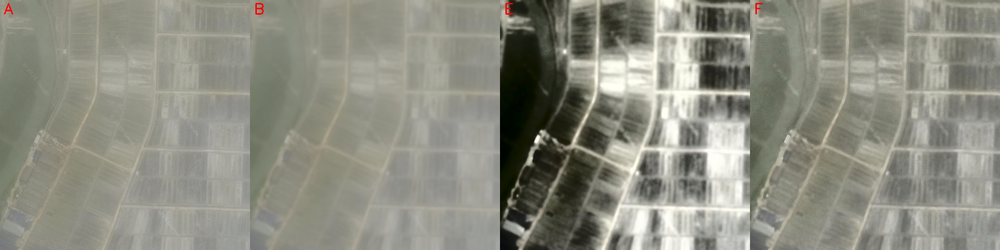
#> input picture Preprocessing/compare_galis_03052020_03.png, 1000 x 250 px, shrunk from 2048 x 512 before the run
$ python -i contrast.py   (imports and definitions only)
#> lines starting #> are read from the running program, lines starting #| are printed output that depends on the picture
#> further down, picture is the input picture: shape (250, 1000, 3); mean B, G, R 129.3, 141.1, 140.9
import cv2
from config import CFG


def _on_lightness(img, fn):
    """Apply fn to the L channel of LAB so colour is left untouched."""
    l, a, b = cv2.split(cv2.cvtColor(img, cv2.COLOR_BGR2LAB))
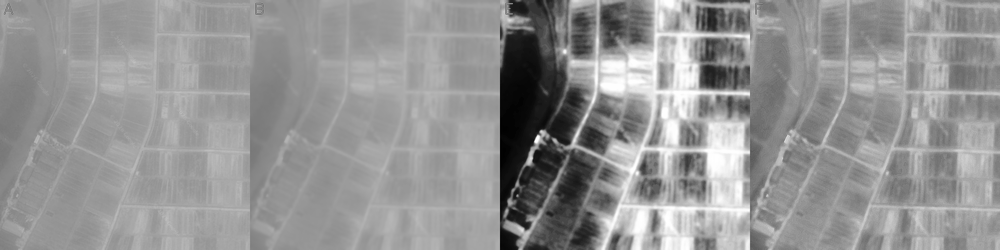
#> l: shape (250, 1000); min 1, max 255, mean 147.8
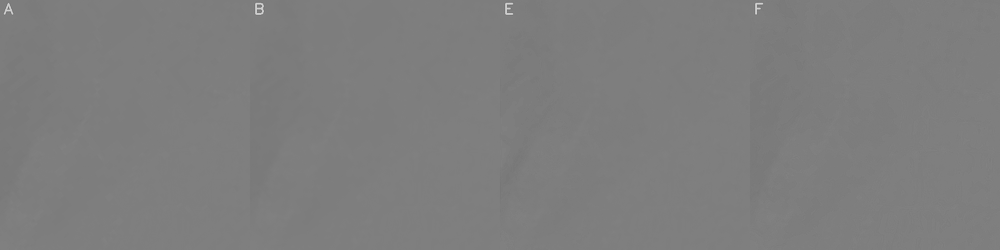
#> a: shape (250, 1000); min 110, max 208, mean 125.7
    return cv2.cvtColor(cv2.merge((fn(l), a, b)), cv2.COLOR_LAB2BGR)
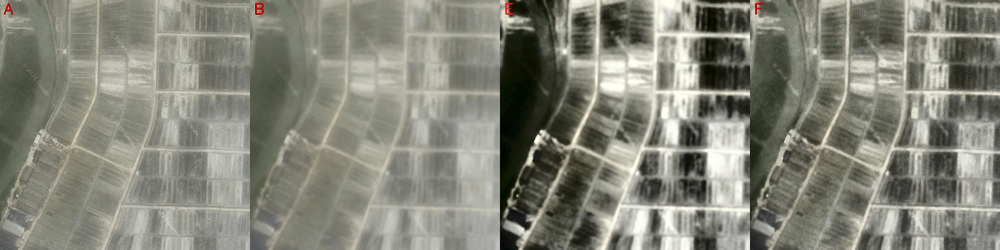
#> returned value: shape (250, 1000, 3); mean B, G, R 121.2, 132.8, 132.5


def hist_eq(img):
    return _on_lightness(img, cv2.equalizeHist)


def clahe(img):
    c = cv2.createCLAHE(clipLimit=CFG["clip"], tileGridSize=(CFG["tile"], CFG["tile"]))
    return _on_lightness(img, c.apply)

>>> import cv2
>>> picture = cv2.imread('compare_galis_03052020_03.png')
>>> result = clahe(picture)

$ run again, on Preprocessing/compare_pademawu_22082022_03.png
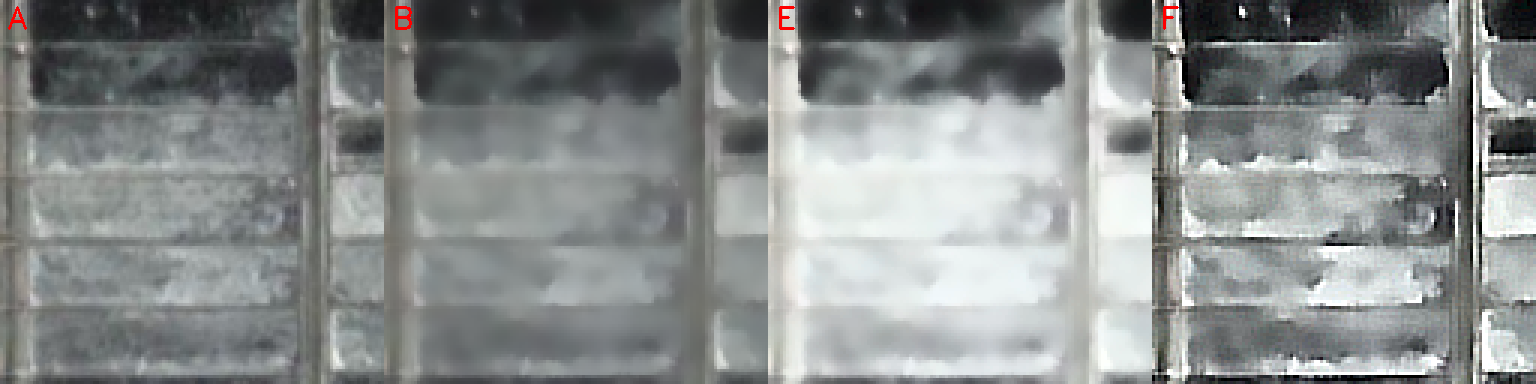
#> input picture Preprocessing/compare_pademawu_22082022_03.png, 1536 x 384 px
#> picture is the input picture: shape (384, 1536, 3); mean B, G, R 139.4, 139.8, 136
#> in _on_lightness, `return cv2.cvtColor(cv2.merge((fn(l), a, b)), cv2.COLOR_LAB2BGR)`:
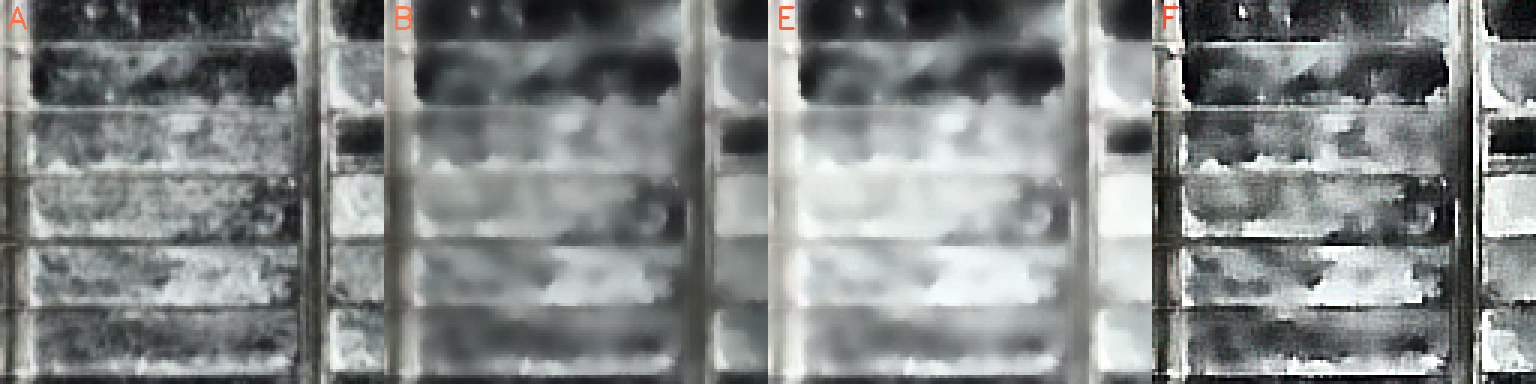
#> returned value: shape (384, 1536, 3); mean B, G, R 133.3, 133.7, 129.8
